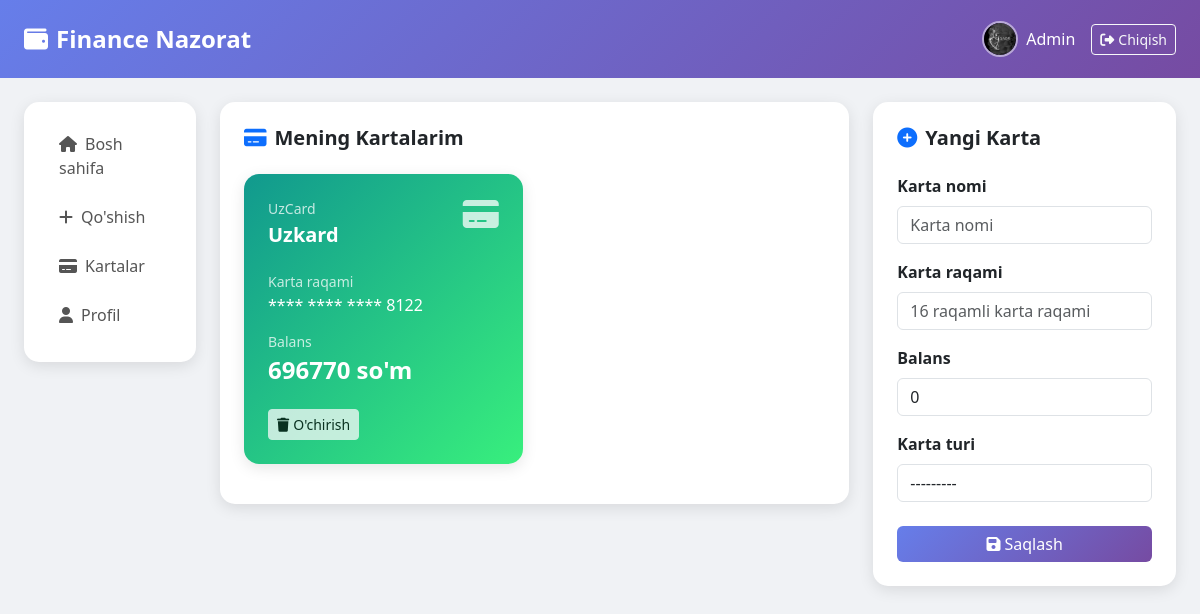
Screenshot of /cards/ (signed in) with the database file from the repository.
### transactions/models.py (models this page shows, shortened)
class Profile(models.Model):
    user = models.OneToOneField(User, on_delete=models.CASCADE)
    phone = models.CharField(max_length=15, blank=True)
    bio = models.TextField(blank=True)
    avatar = models.ImageField(upload_to='avatars/', blank=True, null=True)
    created_at = models.DateField(auto_now_add=True)

class Card(models.Model):
    CARD_TYPES = [
        ('uzcard', 'UzCard'),
        ('humo', 'Humo'),
        ('visa', 'Visa'),
        ('mastercard', 'Mastercard'),
    ]
    user = models.ForeignKey(User, on_delete=models.CASCADE)
    name = models.CharField(max_length=100)
    card_number = models.CharField(max_length=16)
    balance = models.DecimalField(max_digits=12, decimal_places=2, default=0)
    card_type = models.CharField(max_length=20, choices=CARD_TYPES)
    is_active = models.BooleanField(default=True)
    created_at = models.DateField(auto_now_add=True)
    class Meta:
        ordering = ['-created_at']

### transactions/views.py (the view, shortened to what this page needs)
# urls.py: path('cards/', views.cards, name='cards'),
@login_required
def cards(request):
    all_cards = Card.objects.filter(user=request.user)
    form = CardForm()
    context = {
        'cards': all_cards,
        'form': form,
    }
    return render(request, 'transactions/cards.html', context)

### transactions/forms.py
class CardForm(forms.ModelForm):
    class Meta:
        model = Card
        fields = ['name', 'card_number', 'balance', 'card_type']
        widgets = {
            'name': forms.TextInput(attrs={'class': 'form-control', 'placeholder': 'Karta nomi'}),
            'card_number': forms.TextInput(attrs={'class': 'form-control', 'placeholder': '16 raqamli karta raqami', 'maxlength': '16'}),
            'balance': forms.NumberInput(attrs={'class': 'form-control', 'placeholder': 'Balans'}),
            'card_type': forms.Select(attrs={'class': 'form-control'}),
        }

### transactions/templates/transactions/cards.html (shortened to what this page needs)
{% extends 'transactions/base.html' %}
{% block content %}
<div class="row">
    <div class="col-md-8">
        <div class="card p-4 mb-4">
            <h5 class="fw-bold mb-4">
                <i class="fas fa-credit-card me-2 text-primary"></i>Mening Kartalarim
            </h5>
            <div class="row">
                {% for card in cards %}
                <div class="col-md-6 mb-3">
                    <div class="card text-white p-4"
                         style="background: linear-gradient(135deg,
                         {% if card.card_type == 'uzcard' %}#11998e, #38ef7d
                         {% elif card.card_type == 'humo' %}#f953c6, #b91d73
                         {% elif card.card_type == 'visa' %}#1a1a2e, #16213e
                         {% else %}#f7971e, #ffd200{% endif %});">
                        <div class="d-flex justify-content-between">
                            <div>
                                <p class="mb-1 opacity-75 small">{{ card.get_card_type_display }}</p>
                                <h5 class="fw-bold">{{ card.name }}</h5>
                            </div>
                            <i class="fas fa-credit-card fa-2x opacity-75"></i>
                        </div>
                        <p class="mt-3 mb-1 opacity-75 small">Karta raqami</p>
                        <h6>**** **** **** {{ card.card_number|slice:"-4:" }}</h6>
                        <p class="mt-2 mb-1 opacity-75 small">Balans</p>
                        <h4 class="fw-bold">{{ card.balance|floatformat:0 }} so'm</h4>
                        <div class="mt-3">
                            <a href="{% url 'delete_card' card.pk %}"
                               class="btn btn-sm btn-light opacity-75"
                               onclick="return confirm('Kartani o\'chirishni xohlaysizmi?')">
                                <i class="fas fa-trash me-1"></i>O'chirish
                            </a>
                        </div>
                    </div>
                </div>
                {% empty %}
                <div class="col-12 text-center text-muted py-4">
                    <i class="fas fa-credit-card fa-2x mb-2 d-block"></i>
                    Hali karta qo'shilmagan
                </div>
                {% endfor %}
            </div>
        </div>
    </div>
    <div class="col-md-4">
        <div class="card p-4">
            <h5 class="fw-bold mb-4">
                <i class="fas fa-plus-circle me-2 text-primary"></i>Yangi Karta
            </h5>
            <form method="POST">
                <div class="mb-3">
                    <label class="form-label fw-semibold">Karta nomi</label>
                    {{ form.name }}
                </div>
                <div class="mb-3">
                    <label class="form-label fw-semibold">Karta raqami</label>
                    {{ form.card_number }}
                </div>
                <div class="mb-3">
                    <label class="form-label fw-semibold">Balans</label>
                    {{ form.balance }}
                </div>
                <div class="mb-4">
                    <label class="form-label fw-semibold">Karta turi</label>
                    {{ form.card_type }}
                </div>
                <button type="submit" class="btn btn-primary w-100">
                    <i class="fas fa-save me-1"></i>Saqlash
                </button>
            </form>
        </div>
    </div>
</div>
{% endblock %}

### transactions/templates/transactions/base.html (shortened to what this page needs)
<!DOCTYPE html>
<html lang="uz">
<head>
    <link href="https://cdn.jsdelivr.net/npm/bootstrap@5.3.0/dist/css/bootstrap.min.css" rel="stylesheet">
    <link href="https://cdnjs.cloudflare.com/ajax/libs/font-awesome/6.4.0/css/all.min.css" rel="stylesheet">
</head>
<body>
<nav class="navbar navbar-dark px-4 py-3">
    <a class="navbar-brand fw-bold fs-4" href="{% url 'index' %}">
        <i class="fas fa-wallet me-2"></i>Finance Nazorat
    </a>
    {% if user.is_authenticated %}
    <div class="d-flex align-items-center gap-3">
        <a href="{% url 'profile' %}" class="d-flex align-items-center gap-2 text-white text-decoration-none">
            {% if user.profile.avatar %}
            <img src="{{ user.profile.avatar.url }}"
                 style="width:36px;height:36px;border-radius:50%;object-fit:cover;border:2px solid rgba(255,255,255,0.5);">
            {% else %}
            <div style="width:36px;height:36px;border-radius:50%;
                        background:rgba(255,255,255,0.2);
                        display:flex;align-items:center;justify-content:center;">
                <i class="fas fa-user"></i>
            </div>
            {% endif %}
            <span>{{ user.first_name|default:user.username }}</span>
        </a>
        <form method="POST" action="{% url 'logout' %}" class="d-inline">
            <button type="submit" class="btn btn-outline-light btn-sm">
                <i class="fas fa-sign-out-alt me-1"></i>Chiqish
            </button>
        </form>
    </div>
    {% endif %}
</nav>
<div class="container-fluid mt-4 px-4">
    <div class="row">
        {% if user.is_authenticated %}
        <div class="col-md-2 mb-4">
            <div class="sidebar">
                <a href="{% url 'index' %}">
                    <i class="fas fa-home me-2"></i>Bosh sahifa
                </a>
                <a href="{% url 'add_transaction' %}">
                    <i class="fas fa-plus me-2"></i>Qo'shish
                </a>
                <a href="{% url 'cards' %}">
                    <i class="fas fa-credit-card me-2"></i>Kartalar
                </a>
                <a href="{% url 'profile' %}">
                    <i class="fas fa-user me-2"></i>Profil
                </a>
            </div>
        </div>
        {% endif %}
        <div class="col-md-10">
            {% block content %}{% endblock %}
        </div>
    </div>
</div>
</body>
</html>

### transactions/templates/transactions/base.html (style rules this page uses)
body { background-color: #f0f2f5; }
.navbar { background: linear-gradient(135deg, #667eea, #764ba2); }
.card { border: none; border-radius: 15px; box-shadow: 0 4px 15px rgba(0,0,0,0.1); }
.btn-primary { background: linear-gradient(135deg, #667eea, #764ba2); border: none; }
.sidebar { background: white; border-radius: 15px; box-shadow: 0 4px 15px rgba(0,0,0,0.1); padding: 20px; }
.sidebar a { display: block; padding: 10px 15px; border-radius: 10px; color: #555; text-decoration: none; margin-bottom: 5px; }

### rows the page displays
Card: card_type "UzCard", name "Uzkard", card_number "8122", balance "696770"

### other values shown
{{ user.first_name|default:user.username }} "Admin"
